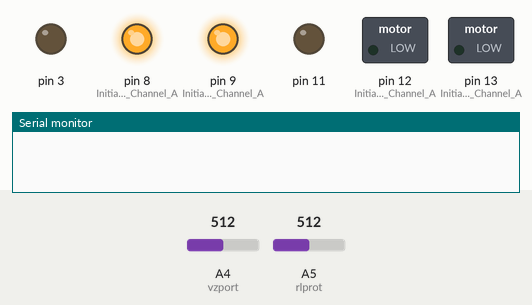
Recording of a sketch running on a simulated Arduino Uno, built with avr-gcc and run on an emulated ATmega328P. Parts: switched loads named in the sketch (green lamp = pin HIGH), output pins drawn as LEDs (lit = HIGH), the last lines printed to the serial monitor. The inputs (shaded band) are chosen by the test bench; at power-on: A4 (vzport) = 512, A5 (rlprot) = 512.

Above: at 1.2 s.
1.3 s: A4 (vzport) set to 982
2.8 s: A4 (vzport) set to 1008
At 3.6 s:
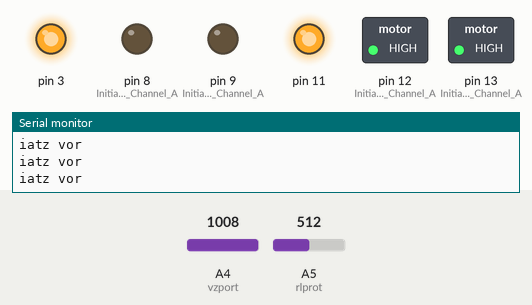
4.3 s: A5 (rlprot) set to 993
5.8 s: A5 (rlprot) set to 1016
At 6.2 s:
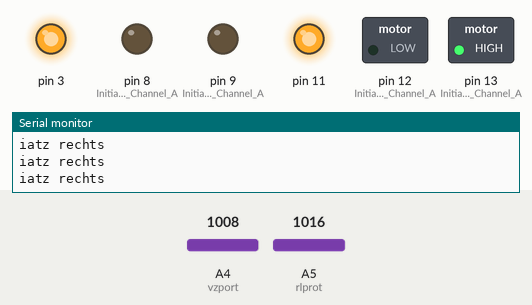
7.3 s: A5 (rlprot) set to 0
At 7.6 s:
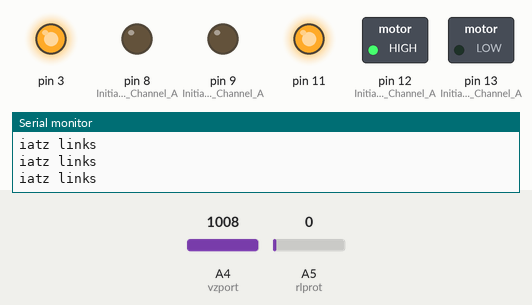
8.8 s: A5 (rlprot) set to 8
10.3 s: A5 (rlprot) set to 11
At 11.5 s:
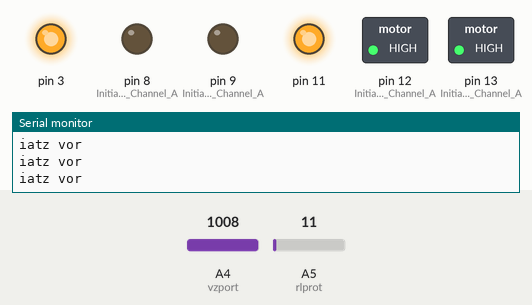
Timing chart, 0 to 12.8 s (numbered marks = the images above; inputs shaded):
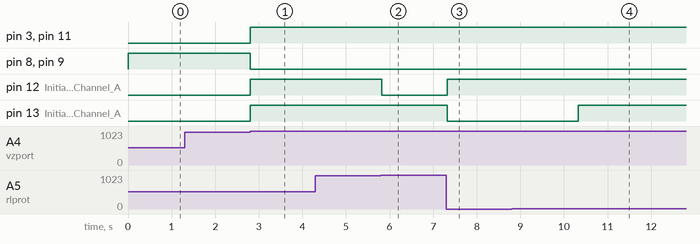

Measured:
- the behaviour switches between 1000 and 1001 on A4 (vzport) (found by bisection; images 0 and 1)
- the behaviour switches between 1000 and 1001 on A5 (rlprot) (found by bisection; images 1 and 2)
- the behaviour switches between 9 and 10 on A5 (rlprot) (found by bisection; images 3 and 4)
- after the input at 1.3 s, every drawn part: stays the same
- after the input at 2.8 s, pin 3, pin 11, pin 12 (Initiates_Motor_Channel_A), pin 13 (Initiates_Motor_Channel_A): LOW → HIGH at once; pin 8 (Initiates_Brake_Channel_A), pin 9 (Initiates_Brake_Channel_A): HIGH → LOW at once
- after the input at 5.8 s, pin 12 (Initiates_Motor_Channel_A): HIGH → LOW at once
- after the input at 7.3 s, pin 12 (Initiates_Motor_Channel_A): LOW → HIGH at once; pin 13 (Initiates_Motor_Channel_A): HIGH → LOW at once
- after the input at 10.3 s, pin 13 (Initiates_Motor_Channel_A): LOW → HIGH at once

The sketch:

joystick.ino
```cpp
int vzport = A4;
int rlprot = A5;
int vzvalue = 0;
int rlvalue = 0;

void setup() {

  //Setup Channel A
  pinMode(12, OUTPUT); //Initiates Motor Channel A pin
  pinMode(9, OUTPUT); //Initiates Brake Channel A pin

  //Setup Channel B
  pinMode(13, OUTPUT); //Initiates Motor Channel A pin
  pinMode(8, OUTPUT);  //Initiates Brake Channel A pin

  Serial.begin(9600);
}

void loop() {

  vzvalue = analogRead(vzport);
  rlvalue = analogRead(rlprot);

/*
  Serial.print("vor Zurueck = ");
  Serial.print(vzvalue);
  Serial.print('\n');

  Serial.print("rechts Links = ");
  Serial.print(rlvalue);
  Serial.print('\n');
*/
  if (rlvalue < 10) {
    Serial.print("iatz links");
    Serial.print('\n');
    left();
  } else if (rlvalue > 1000) {
    Serial.print("iatz rechts");
    Serial.print('\n');
    right();
  } else if (vzvalue < 10) {
    Serial.print("iatz zrug");
    Serial.print('\n');
    back();
  } else if (vzvalue > 1000) {
    Serial.print("iatz vor");
    Serial.print('\n');
    //if (sensorMitte > 10) {       //do brauchets holt no des vom jonni
      forward();
    //}
  } else {
    stopp();
  }

  delay(100);

}


void forward(){
  digitalWrite(12, HIGH); //Establishes forward direction of Channel A
  digitalWrite(9, LOW);   //Disengage the Brake for Channel A
  analogWrite(3, 255);   //Spins the motor on Channel A at full speed

  digitalWrite(13, HIGH);  //Establishes backward direction of Channel B
  digitalWrite(8, LOW);   //Disengage the Brake for Channel B
  analogWrite(11, 255);
}

void back(){
  digitalWrite(12, LOW); //Establishes forward direction of Channel A
  digitalWrite(9, LOW);   //Disengage the Brake for Channel A
  analogWrite(3, 255);   //Spins the motor on Channel A at full speed

  digitalWrite(13, LOW);  //Establishes backward direction of Channel B
  digitalWrite(8, LOW);   //Disengage the Brake for Channel B
  analogWrite(11, 255);
}

void left(){
  digitalWrite(12, HIGH); //Establishes forward direction of Channel A
  digitalWrite(9, LOW);   //Disengage the Brake for Channel A
  analogWrite(3, 255);   //Spins the motor on Channel A at full speed

  digitalWrite(13, LOW);  //Establishes backward direction of Channel B
  digitalWrite(8, LOW);   //Disengage the Brake for Channel B
  analogWrite(11, 255);
}

void right(){
  digitalWrite(12, LOW); //Establishes forward direction of Channel A
  digitalWrite(9, LOW);   //Disengage the Brake for Channel A
  analogWrite(3, 255);   //Spins the motor on Channel A at full speed

  digitalWrite(13, HIGH);  //Establishes backward direction of Channel B
  digitalWrite(8, LOW);   //Disengage the Brake for Channel B
  analogWrite(11, 255);
}

void stopp(){
  digitalWrite(8, HIGH);
  digitalWrite(9, HIGH);
}
```
